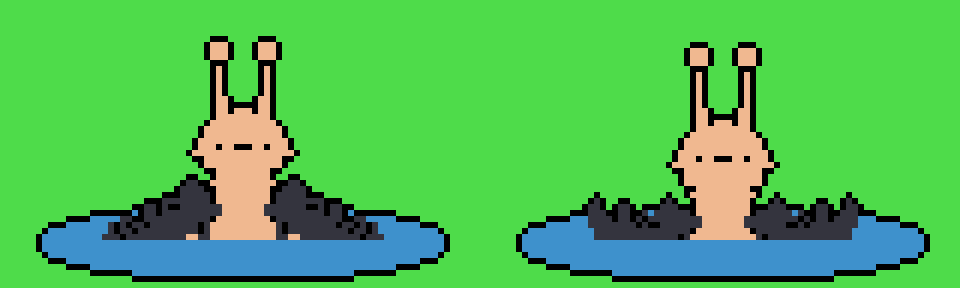
#> input picture art/enemies/pixellab/18_vatnaormur/mini_board.png, 960 x 288 px, given in place of 18_vatnaormur.png, which was not available
$ python no_water.py mini_board.png
#> lines starting #> are read from the running program, lines starting #| are printed output that depends on the picture
"""18 Vatnaormur without its water (the user, 2026-11-02: no water under enemies in battle; its mini keeps it). Every cell
of the approved sheet: the pool, the white waterline and the foam taken off, nothing else redrawn, a black line added
only where its coils now end on the ground. Cell size and the body's place in it unchanged, so its shots still leave
from its mouth and humps. Writes no_water.png (the sheet) and no_water_review.png (before and after); the installed sheet
and the original are not touched unless run with --install.

    python art/enemies/pixellab/18_vatnaormur/no_water.py [--install]
"""
from pathlib import Path
import sys
from PIL import Image

HERE = Path(__file__).resolve().parent
ROOT = HERE.parents[3]
SRC = ROOT / 'assets/enemies/18_vatnaormur.png'
FW, FH, FRAMES = 114, 59, 5
WATER = {(0x3e, 0x91, 0xcc), (0x84, 0xa7, 0xe9)}
WHITE = (0xfc, 0xfc, 0xfc)
K = (0, 0, 0)
N4 = ((1, 0), (-1, 0), (0, 1), (0, -1))


def cell(im):
    """The water off one cell. The waterline is the row above the pool's first; below it everything goes; white and
    black at it, and white foam in the rows above it, go as well."""
    px = im.load()
    rows = [y for y in range(FH) if any(px[x, y][3] and px[x, y][:3] in WATER for x in range(FW))]
    if not rows: return im
    line = rows[0] - 1
    g = {(x, y): px[x, y][:3] for y in range(FH) for x in range(FW) if px[x, y][3]}
    g = {p: c for p, c in g.items() if p[1] < line and c not in WATER}
    for (x, y), c in list(g.items()):                    # foam: white specks low on the body, filled by what they sat on
        if c == WHITE and y >= line - 8:
            n = [g[x + a, y + b] for a, b in N4 if (x + a, y + b) in g and g[x + a, y + b] not in (WHITE, K)]
            if n: g[x, y] = max(set(n), key=n.count)
            else: del g[x, y]
    out = dict(g)
    for (x, y), c in g.items():                          # the one new edge: black under whatever now ends at the waterline
        if (x, y + 1) not in g and y == line - 1 and c != K: out[x, y + 1] = K
    res = Image.new('RGBA', (FW, FH))
    for (x, y), c in out.items():
        if 0 <= x < FW and 0 <= y < FH: res.putpixel((x, y), c + (255,))
    return res


def main():
    src = Image.open(SRC).convert('RGBA')
#> src is the input picture: PIL image 960x288 RGBA; mean R, G, B, A 80.9, 186.8, 87.2, 255
    out = Image.new('RGBA', src.size)
#> out: PIL image 960x288 RGBA; every value is 0
    for i in range(src.width // FW):
        out.paste(cell(src.crop((i * FW, 0, (i + 1) * FW, FH))), (i * FW, 0))
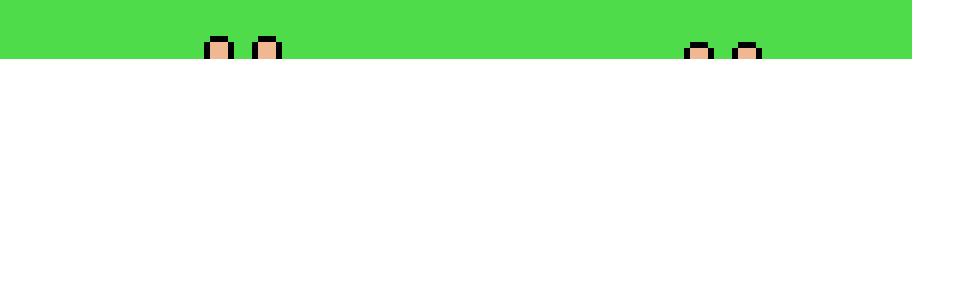
#> out: PIL image 960x288 RGBA; mean R, G, B, A 15.5, 41.8, 14.4, 49.6; transparent parts drawn white
    out.save(HERE / 'no_water.png')
    S, G = 5, (0x6f, 0x9e, 0x5c, 255)
    b = Image.new('RGBA', (FW * S * 2, FH * S * 2), G)
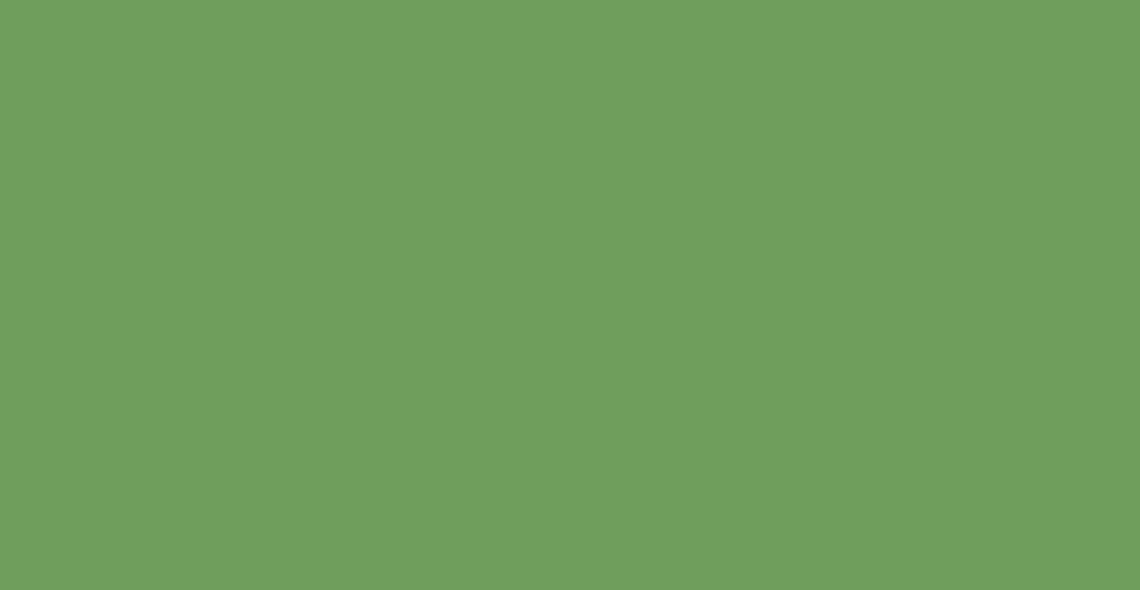
#> b: PIL image 1140x590 RGBA; mean R, G, B, A 111, 158, 92, 255
    for i, (sheet, n) in enumerate(((src, 0), (out, 0), (src, 7 * FRAMES + 2), (out, 7 * FRAMES + 2))):
        c = sheet.crop((n * FW, 0, (n + 1) * FW, FH)).resize((FW * S, FH * S), 0)
        b.alpha_composite(c, ((i % 2) * FW * S, (i // 2) * FH * S))
#> this loop made 4 passes
#> n on passes 1 to 4: 0, 0, 37, 37
#> pass 1, in main, `c = sheet.crop((n * FW, 0, (n + 1) * FW, FH)).resize((FW * S, FH * S),..`:
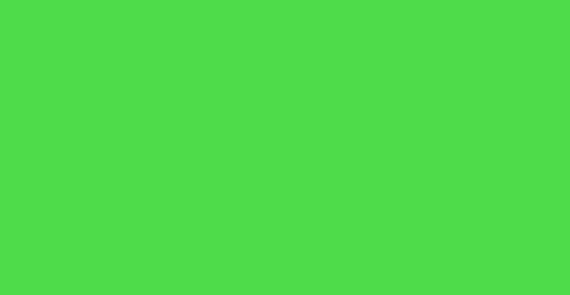
#> c: PIL image 570x295 RGBA; mean R, G, B, A 78, 220, 74, 255
#> after the loop:
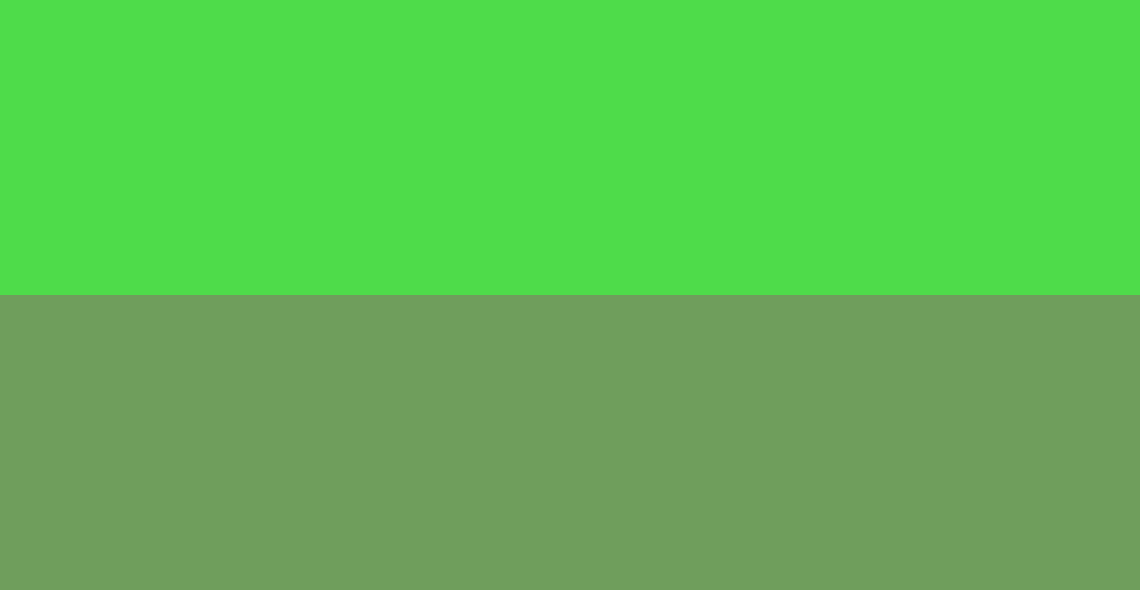
#> b: PIL image 1140x590 RGBA; mean R, G, B, A 94.5, 189, 83, 255
    b.save(HERE / 'no_water_review.png')
#> (the run stopped early here; a loop or call above may not have finished)
